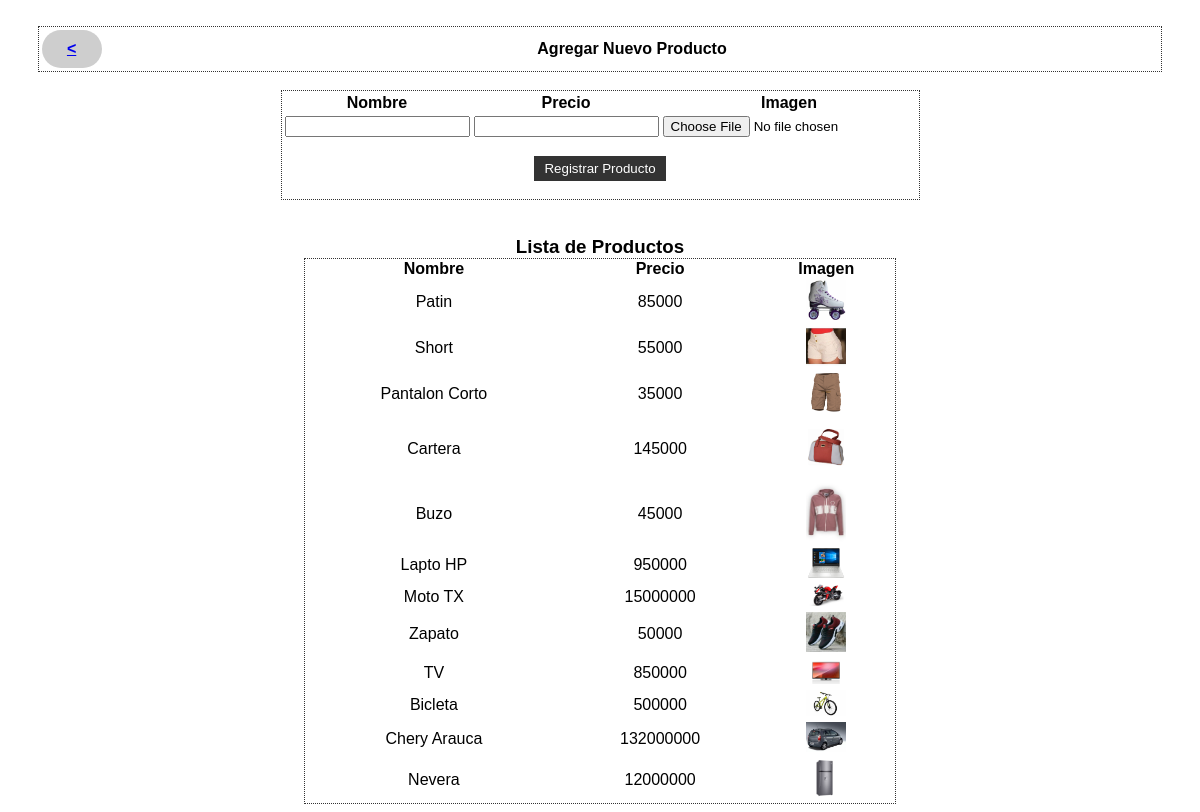
/addproduct.php, run on the app's committed database.
### tables this page shows
CREATE TABLE `productos` (
  `id` int(10) NOT NULL,
  `name` varchar(50) DEFAULT NULL,
  `precio` varchar(50) DEFAULT NULL,
  `imagen` varchar(100) DEFAULT NULL
);

### products.php (the view)
<?php
include('config.php');
$ConsultarProduct = ("SELECT * FROM productos ORDER BY id DESC");
$jqueryProduct = mysqli_query($con, $ConsultarProduct);
?>
<table width="100%" cellspacing="0">
<thead>
    <tr>
        <th>Nombre</th>
        <th>Precio</th>
        <th>Imagen</th>
    </tr>
</thead>
<tbody>
<?php
while ($Product = mysqli_fetch_array($jqueryProduct)) { ?>
    <tr>
        <td style="text-align: center;"><?php echo $Product['name'];  ?></td>
        <td style="text-align: center;"><?php echo $Product['precio'];  ?></td>
        <td style="text-align: center;"><img src="<?php echo $Product['imagen']; ?>" alt="" style='width:40px; text-align: center;'></td>
</tr>
<?php } ?>
</tbody>
</table>

### css/home.css (style rules this page uses)
body { font-family: Arial, Helvetica, Verdana; }
table { margin: 0 auto; width: 50%; border: 1px dotted #333; }

### data on the page
productos: name "Patin", precio "85000", imagen (picture)
productos: name "Short", precio "55000", imagen (picture)
productos: name "Pantalon Corto", precio "35000", imagen (picture)
productos: name "Cartera", precio "145000", imagen (picture)
productos: name "Buzo", precio "45000", imagen (picture)
productos: name "Lapto HP", precio "950000", imagen (picture)
productos: name "Moto TX", precio "15000000", imagen (picture)
productos: name "Zapato", precio "50000", imagen (picture)
productos: name "TV", precio "850000", imagen (picture)
productos: name "Bicleta", precio "500000", imagen (picture)
productos: name "Chery Arauca", precio "132000000", imagen (picture)
productos: name "Nevera", precio "12000000", imagen (picture)
